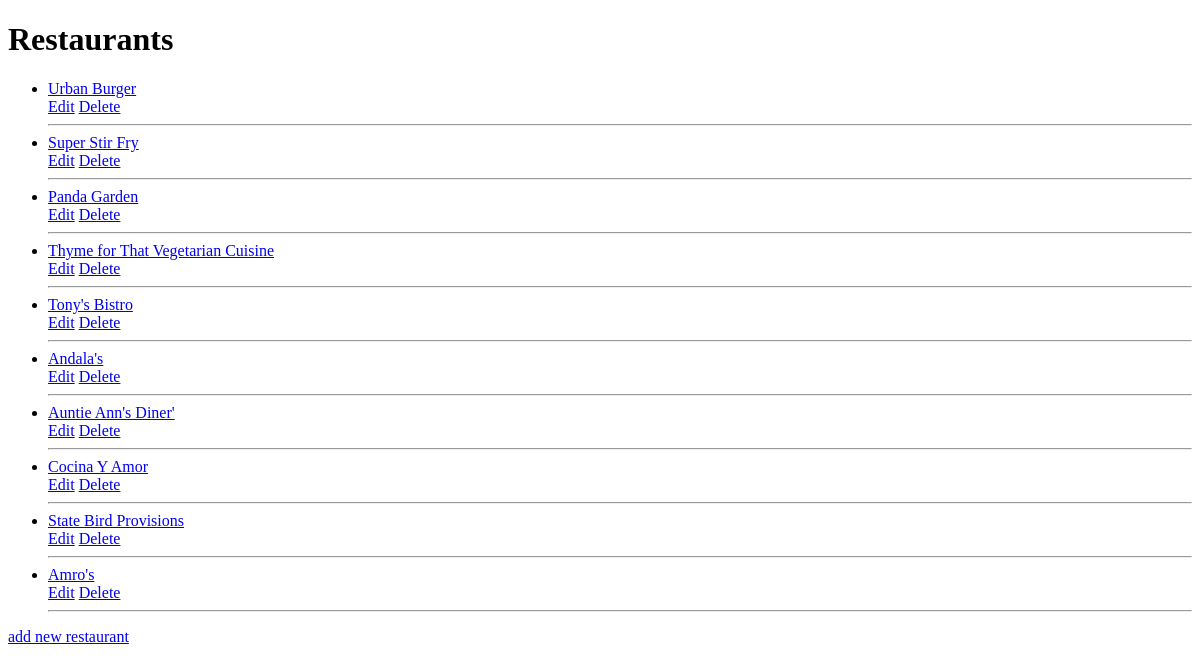
The page /restaurants/ on the database as committed earlier.
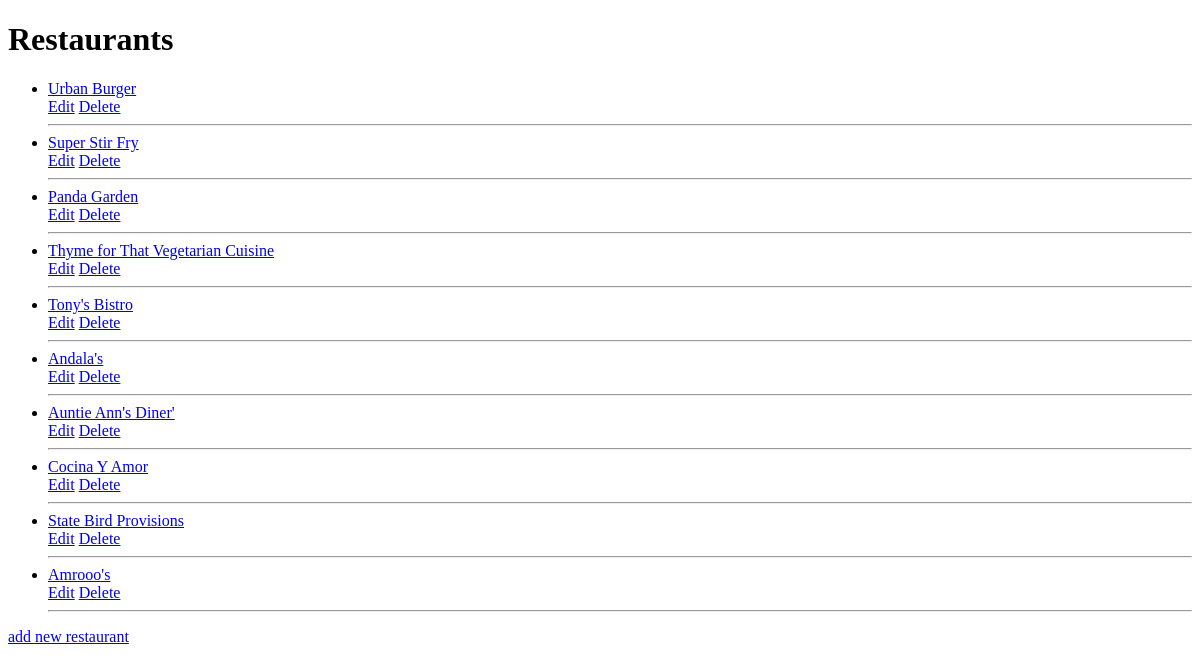
The same page on the database as committed later.
### database/db_setup.py (models this page shows)
class Restaurant(Base):
	__tablename__ = 'restaurant'
	id = Column(Integer, primary_key = True)
	name = Column(String(80), nullable = False)
	menu_items = relationship("MenuItem")

### flask_server/flask_server.py (the view)
@app.route('/')
@app.route('/restaurants/')
def index():
    restaurants_list = session.query(Restaurant).all()
    return render_template('index.html', restaurants_list=restaurants_list)

### flask_server/templates/index.html (shortened to what this page needs)
<!DOCTYPE html>
<html lang="en">
<head>
</head>
<body>
  <h1>Restaurants</h1>
  <ul>
    {% for restaurant in restaurants_list %}
    <li>
      <a href="{{ url_for('restaurant_menu', restaurant_id=restaurant.id) }}">{{ restaurant.name }}</a>
      <br>
      <a href="{{ url_for('edit_restaurant', restaurant_id=restaurant.id) }}">Edit</a>
      <a href="{{ url_for('delete_restaurant', restaurant_id=restaurant.id) }}">Delete</a>
      <hr>
    </li>
    {% endfor %}
  </ul>
  <a href="{{ url_for('add_restaurant') }}">add new restaurant</a>
</body>
</html>

Rows that differ between the two databases and show on the page:
changed Restaurant: name "Amro's" → "Amrooo's"
